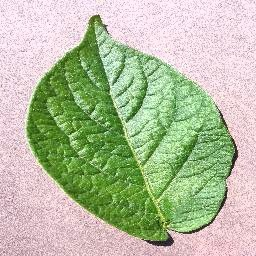
#> input picture PlantVillage_Augmented_Dataset/train/Healthy/bright_50_5e19b1f4-fd65-4c4d-bcd2-18c8c519eddb___RS_HL 1965.JPG, 256 x 256 px; its folder holds 4 pictures in this run
$ jupyter execute --allow-errors 01_data_augmentation.ipynb
#> lines starting #> are read from the running program, lines starting #| are printed output that depends on the picture
# Potato Disease Dataset — Leak-Free Split + Augmentation

**Run this notebook first**, before the detection notebook. It produces:
```
data/processed/train/{Early_blight, Late_blight, Healthy}/
data/processed/val/{Early_blight, Late_blight, Healthy}/
data/processed/test/{Early_blight, Late_blight, Healthy}/
```

**Design principles:**
1. Original images are split into train/val/test **before** any augmentation happens, so
   augmented copies of the same source image can never end up split across train and test.
2. **Only the train split is augmented.** Val and test stay untouched and keep their natural
   class imbalance — they need to reflect the real world, not an artificially balanced dataset,
   otherwise your reported accuracy/F1 won't mean what you think it means.
3. Healthy (only 152 originals) is oversampled more aggressively than Early/Late Blight
   (1000 each), but not fully equalized — heavy oversampling of a small class mostly produces
   filtered duplicates of the same handful of photos, not new information. `class_weight`
   during training in the detection notebook is still used as a second layer of protection.
4. Rotation augmentation uses **reflected borders**, not black fill — black corners introduced
   only on rotated images would be an artificial, class-correlated shortcut for a CNN to latch
   onto (the same failure mode found and fixed in the papaya project's border/background issue).

[cell 1]
import os
import shutil
import cv2
import numpy as np
import matplotlib.pyplot as plt
from sklearn.model_selection import train_test_split

np.random.seed(42)

## 1. Configuration

[cell 2]
raw_dir = 'PlantVillage_Raw_Dataset'

processed_dir = 'PlantVillage_Augmented_Dataset'

class_map = {
    'Potato___Early_blight': 'Early_blight',
    'Potato___Late_blight': 'Late_blight',
    'Potato___healthy': 'Healthy'
}

# Target TRAIN set size per class after augmentation (val/test are never touched by this)
train_targets = {
    'Early_blight': 1400,
    'Late_blight': 1400,
    'Healthy': 1000
}

TRAIN_FRAC = 0.70
VAL_FRAC = 0.15
TEST_FRAC = 0.15

# Sanity check: raw folders exist
#> (the rest of this cell did not finish here and is left out)

## 2. Augmentation Functions

[cell 3]
# [23 lines left out: functions rotate_image, adjust_brightness, zoom_image, not called in this run]


VARIANT_GENERATORS = [
    ('flipH',  lambda im: cv2.flip(im, 1)),
    ('flipV',  lambda im: cv2.flip(im, 0)),
    ('rot15',  lambda im: rotate_image(im, 15)),
    ('rotm15', lambda im: rotate_image(im, -15)),
    ('rot25',  lambda im: rotate_image(im, 25)),
    ('rotm25', lambda im: rotate_image(im, -25)),
    ('bright', lambda im: adjust_brightness(im, 1.3)),
    ('dark',   lambda im: adjust_brightness(im, 0.75)),
    ('zoom',   lambda im: zoom_image(im, 0.85)),
]

## 3. Split (per class, before augmentation) and Copy / Augment

[cell 4]
def split_class_files(class_dir, train_frac=TRAIN_FRAC, val_frac=VAL_FRAC, test_frac=TEST_FRAC, seed=42):
    files = [os.path.join(class_dir, f) for f in os.listdir(class_dir)
             if os.path.isfile(os.path.join(class_dir, f))]
    train_files, temp_files = train_test_split(files, test_size=(val_frac + test_frac), random_state=seed)
    relative_test_frac = test_frac / (val_frac + test_frac)
    val_files, test_files = train_test_split(temp_files, test_size=relative_test_frac, random_state=seed)
    return train_files, val_files, test_files


# [34 lines left out: functions copy_files, augment_class_to_target, not called in this run]

[cell 5]
final_counts = {'train': {}, 'val': {}, 'test': {}}

#> (the rest of this cell did not finish here and is left out)

## 4. Verify Final Counts

[cell 6]
import pandas as pd

summary_df = pd.DataFrame(final_counts).fillna(0).astype(int)
print(summary_df)

fig, ax = plt.subplots(figsize=(8, 5))
#> (the rest of this cell did not finish here and is left out)

## 5. Sanity Check — Visualize a Few Augmented Samples

Quick visual check that augmentation looks reasonable (no corrupted images, no obvious artifacts).

[cell 7]
sample_class = 'Healthy'
sample_dir = os.path.join(processed_dir, 'train', sample_class)
sample_files = os.listdir(sample_dir)[:10]

fig, axes = plt.subplots(2, 5, figsize=(18, 7))
for i, fname in enumerate(sample_files):
    img = cv2.imread(os.path.join(sample_dir, fname))
#> img is the input picture: shape (256, 256, 3); mean B, G, R 160.4, 189.6, 180.8
    img_rgb = cv2.cvtColor(img, cv2.COLOR_BGR2RGB)
    axes[i // 5, i % 5].imshow(img_rgb)
    axes[i // 5, i % 5].set_title(fname[:20], fontsize=8)
    axes[i // 5, i % 5].axis('off')
plt.tight_layout()
plt.show()
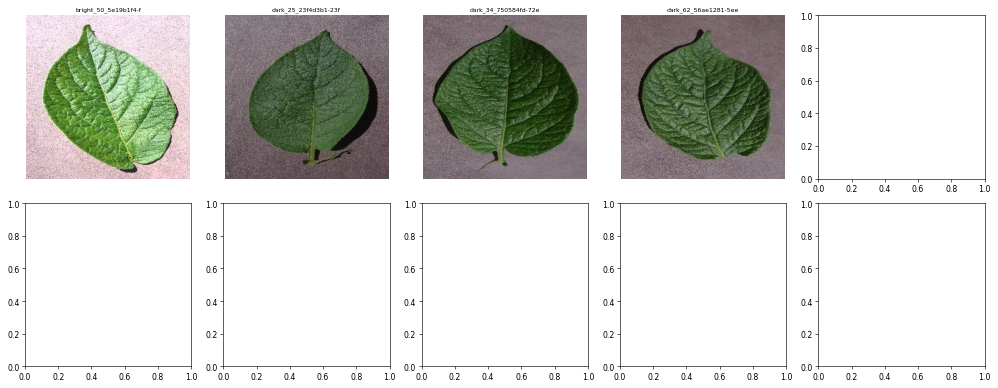
#> figure drawn by matplotlib, 4 panels
